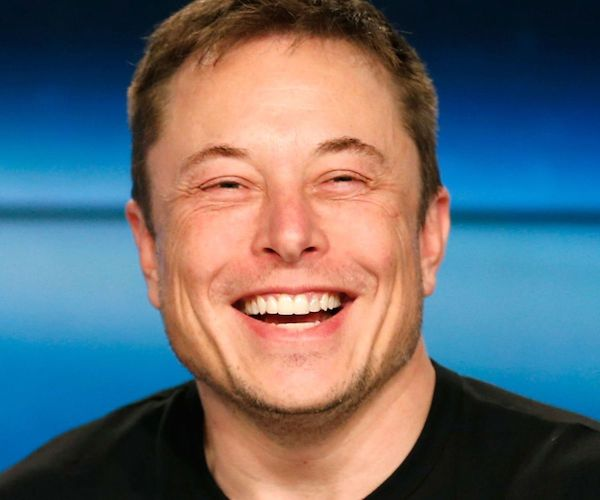
//> input picture images/musk.jpg, 600 x 500 px; the run also reads 1 picture not shown here
$ ./main   (built with g++ and OpenCV 4)
//> lines starting //> are read from the running program, lines starting //| are printed output that depends on the picture
### applications/imageAsAMatrix/macros.h
#pragma once

#define IGNORE_WARNINGS_OPENCV_PUSH                                            \
    __pragma( warning( push ) ) __pragma(                                      \
        warning( disable : 6294 ) ) __pragma( warning( disable : 6201 ) )      \
        __pragma( warning( disable : 6269 ) ) __pragma(                        \
            warning( disable : 4365 ) ) __pragma( warning( disable : 5219 ) )  \
            __pragma( warning( disable : 4946 ) ) __pragma( warning(           \
                disable : 5054 ) ) __pragma( warning( disable : 4625 ) )       \
                __pragma( warning( disable : 5026 ) ) __pragma( warning(       \
                    disable : 4626 ) ) __pragma( warning( disable : 5027 ) )   \
                    __pragma( warning( disable : 4464 ) ) __pragma(            \
                        warning( disable : 4266 ) )                            \
                        __pragma( warning( disable : 4263 ) ) __pragma(        \
                            warning( disable : 4264 ) )                        \
                            __pragma( warning( disable : 4866 ) ) __pragma(    \
                                warning( disable : 4548 ) )                    \
                                __pragma( warning( disable : 4996 ) )          \
                                    __pragma( warning( disable : 4061 ) )      \
                                        __pragma( warning( disable : 5267 ) )  \
                                            __pragma(                          \
                                                warning( disable : 4127 ) )

#define IGNORE_WARNINGS_POP __pragma( warning( pop ) )

### applications/imageAsAMatrix/main.cpp
#include "macros.h"

// OpenCV includes
// [49 lines left out: function type2str, not called in this run]

void showMat( const cv::Mat& imageIn, const std::string& szName,
              bool bWait = false, double scale = 1 )
{
    cv::namedWindow( szName, cv::WINDOW_NORMAL );

    cv::imshow( szName, imageIn );

    cv::resizeWindow( szName,
                      static_cast< int >( imageIn.cols * scale ),
                      static_cast< int >( imageIn.rows * scale ) );

    cv::waitKey( bWait ? 0 : 100 );
}

int main( [[maybe_unused]] int argc, [[maybe_unused]] char** argv )
{
    // Matrix as an Image
    const std::string imagePath = "../../../images/number_zero.jpg";

    // Read image in Grayscale format
    cv::Mat testImage = cv::imread( imagePath, 0 );

    std::cout << testImage << '\n';
//| [  1,   0,   3,   0,   3,   0,   3,   2,   4,   2,   0;
//|    0,   1,   0,   3,   3, 253, 253,   0,   0,   2,   1;
//|    0,   0,   8,   0, 249, 255, 255, 253,  71,   1,   5;
//|    3,   0,   2, 251, 255,   2,   0, 253, 254,   0,   2;
//|    1,   5,   0, 252,   4,   0,   3,   0, 255,   4,   0;
//|    0,   0,   2, 255,   0,   0,   0,   3, 253,   0,   4;
//|    0,   5,   4, 249,   4,   2,   0,   0, 255,   1,   0;
//|    2,   0,   0, 255,   3,   0,   5,   0, 254,   0,   4;
//|    0,   0,   0, 255,   1,   0,   0,   3, 255,   0,   0;
//|    1,   5,   0, 252,   2,   2,   2,  76, 250,   7,   0;
//|    0,   0,   5,   0, 254,   0,   0, 255, 254,   0,   1;
//|    0,   8,   0,   3, 253, 253, 255, 250,   1,   2,   1;
//> (the first 12 of 13 printed lines)

    std::cout << "Data type = " << type2str( testImage.type( ) ) << '\n';
//> (this line was passed over: type2str is not available in this run)
    std::cout << "Image Dimensions = " << testImage.size( ) << '\n';
//| Image Dimensions = [11 x 13]

    // Manipulating pixels
    std::cout << static_cast< int32_t >( testImage.at< uchar >( 0, 0 ) )
              << '\n';
//| 1

    testImage.at< uchar >( 0, 0 ) = 200;

    std::cout << testImage << '\n';
//| [200,   0,   3,   0,   3,   0,   3,   2,   4,   2,   0;
//|    0,   1,   0,   3,   3, 253, 253,   0,   0,   2,   1;
//|    0,   0,   8,   0, 249, 255, 255, 253,  71,   1,   5;
//|    3,   0,   2, 251, 255,   2,   0, 253, 254,   0,   2;
//|    1,   5,   0, 252,   4,   0,   3,   0, 255,   4,   0;
//|    0,   0,   2, 255,   0,   0,   0,   3, 253,   0,   4;
//|    0,   5,   4, 249,   4,   2,   0,   0, 255,   1,   0;
//|    2,   0,   0, 255,   3,   0,   5,   0, 254,   0,   4;
//|    0,   0,   0, 255,   1,   0,   0,   3, 255,   0,   0;
//|    1,   5,   0, 252,   2,   2,   2,  76, 250,   7,   0;
//|    0,   0,   5,   0, 254,   0,   0, 255, 254,   0,   1;
//|    0,   8,   0,   3, 253, 253, 255, 250,   1,   2,   1;
//> (the first 12 of 13 printed lines)

    // Manipulating a group of pixels ROI
    const cv::Mat test_roi = testImage( cv::Range( 0, 2 ), cv::Range( 0, 4 ) );
//> test_roi = [[200, 0, 3, 0], [0, 1, 0, 3]]
    std::cout << "Original Matrix\n" << testImage << '\n';
//| Original Matrix
//| [200,   0,   3,   0,   3,   0,   3,   2,   4,   2,   0;
//|    0,   1,   0,   3,   3, 253, 253,   0,   0,   2,   1;
//|    0,   0,   8,   0, 249, 255, 255, 253,  71,   1,   5;
//|    3,   0,   2, 251, 255,   2,   0, 253, 254,   0,   2;
//|    1,   5,   0, 252,   4,   0,   3,   0, 255,   4,   0;
//|    0,   0,   2, 255,   0,   0,   0,   3, 253,   0,   4;
//|    0,   5,   4, 249,   4,   2,   0,   0, 255,   1,   0;
//|    2,   0,   0, 255,   3,   0,   5,   0, 254,   0,   4;
//|    0,   0,   0, 255,   1,   0,   0,   3, 255,   0,   0;
//|    1,   5,   0, 252,   2,   2,   2,  76, 250,   7,   0;
//|    0,   0,   5,   0, 254,   0,   0, 255, 254,   0,   1;
//> (the first 12 of 14 printed lines)

    std::cout << "Selected Region\n" << test_roi << '\n';
//| Selected Region
//| [200,   0,   3,   0;
//|    0,   1,   0,   3]

    testImage( cv::Range( 0, 2 ), cv::Range( 0, 4 ) ).setTo( 111 );

    std::cout << "Modified Matrix\n" << testImage << '\n';
//| Modified Matrix
//| [111, 111, 111, 111,   3,   0,   3,   2,   4,   2,   0;
//|  111, 111, 111, 111,   3, 253, 253,   0,   0,   2,   1;
//|    0,   0,   8,   0, 249, 255, 255, 253,  71,   1,   5;
//|    3,   0,   2, 251, 255,   2,   0, 253, 254,   0,   2;
//|    1,   5,   0, 252,   4,   0,   3,   0, 255,   4,   0;
//|    0,   0,   2, 255,   0,   0,   0,   3, 253,   0,   4;
//|    0,   5,   4, 249,   4,   2,   0,   0, 255,   1,   0;
//|    2,   0,   0, 255,   3,   0,   5,   0, 254,   0,   4;
//|    0,   0,   0, 255,   1,   0,   0,   3, 255,   0,   0;
//|    1,   5,   0, 252,   2,   2,   2,  76, 250,   7,   0;
//|    0,   0,   5,   0, 254,   0,   0, 255, 254,   0,   1;
//> (the first 12 of 14 printed lines)

    // Displaying an image
    showMat( testImage, "Test Image", true, 5 );

    cv::destroyAllWindows( );

    // Additional display utilities
    // See showMat function

    // Saving an image
    cv::imwrite( "c:/tmp/test.jpg", testImage );

    // Color images
    const std::string colImagePath = "../../../images/musk.jpg";

    // Read the image
    cv::Mat img = cv::imread( colImagePath );
//> img is the input picture: 500 rows x 600 cols, CV_8UC3; mean B, G, R 112.1, 105.5, 100.1

    std::cout << "image size = " << img.size( ) << '\n';
//| image size = [600 x 500]
    std::cout << "image channels = " << img.channels( ) << '\n';
//| image channels = 3

    // Splitting and merging channels
    cv::Mat imgChannels[ 3 ];
    split( img, imgChannels );
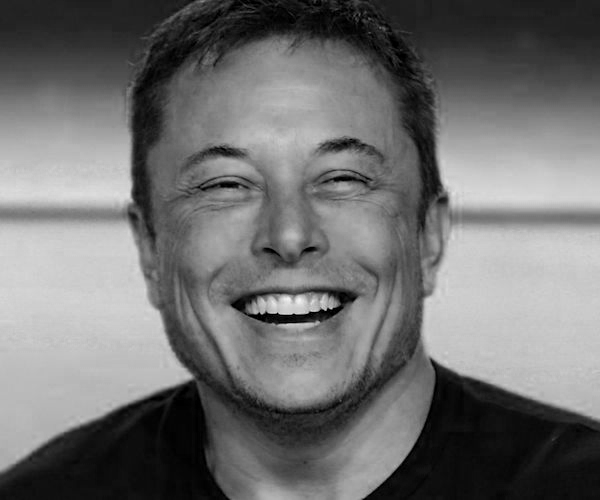
//> imgChannels[0]: 500 rows x 600 cols, CV_8UC1; min 0, max 243, mean 112.1
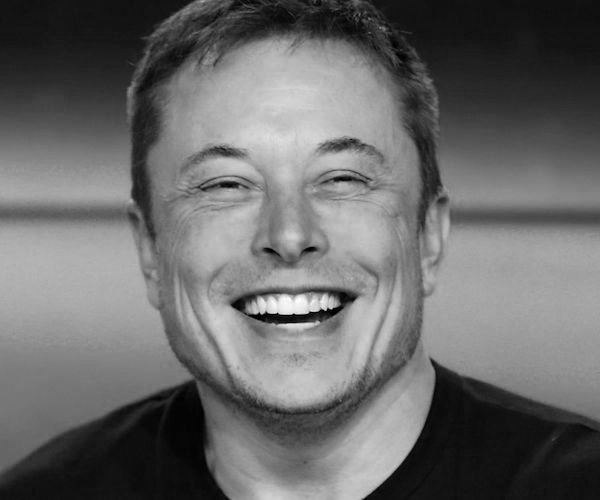
//> imgChannels[1]: 500 rows x 600 cols, CV_8UC1; min 0, max 255, mean 105.5
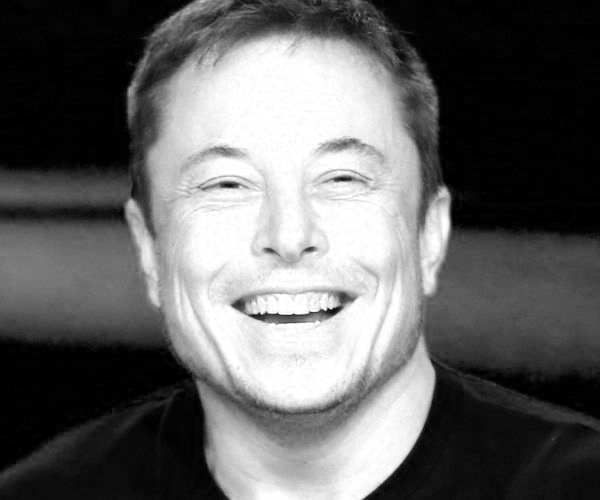
//> imgChannels[2]: 500 rows x 600 cols, CV_8UC1; min 0, max 255, mean 100.1

    showMat( imgChannels[ 0 ], "Channel 0", false, 1 );
    showMat( imgChannels[ 1 ], "Channel 1", false, 1 );
    showMat( imgChannels[ 2 ], "Channel 2", false, 1 );
    showMat( img, "Full image", true, 1 );

    // Manipulating color pixels
    cv::Mat colTestImageZero = cv::imread( imagePath, 1 );

    showMat( colTestImageZero, "Color Test Image", false, 5 );

    std::cout << colTestImageZero.at< cv::Vec3b >( 0, 0 ) << '\n';
//| [1, 1, 1]

    colTestImageZero.at< cv::Vec3b >( 0, 0 ) = cv::Vec3b( 0, 255, 255 );
    showMat( colTestImageZero, "Color Test Image 0,0 Mod", false, 5 );

    colTestImageZero.at< cv::Vec3b >( 1, 1 ) = cv::Vec3b( 255, 255, 0 );
    showMat( colTestImageZero, "Color Test Image 1,1 Mod", false, 5 );

    colTestImageZero.at< cv::Vec3b >( 2, 2 ) = cv::Vec3b( 255, 0, 255 );
    showMat( colTestImageZero, "Color Test Image 2,2 Mod", false, 5 );

    colTestImageZero( cv::Range( 0, 3 ), cv::Range( 0, 3 ) )
        .setTo( cv::Scalar( 255, 0, 0 ) );
    colTestImageZero( cv::Range( 3, 6 ), cv::Range( 0, 3 ) )
        .setTo( cv::Scalar( 0, 255, 0 ) );
    colTestImageZero( cv::Range( 6, 9 ), cv::Range( 0, 3 ) )
        .setTo( cv::Scalar( 0, 0, 255 ) );

    showMat( colTestImageZero, "Color Test Image ROI Mod", true, 5 );

    // Images with alpha
    const std::string pantImagePath = "../../../images/panther.png";

    // Read the image
    // Note that we are passing flag = -1 while reading the image ( it will read
    // the image as is)
    cv::Mat imgPNG = cv::imread( pantImagePath, -1 );
    std::cout << "image size = " << imgPNG.size( ) << '\n';
    std::cout << "number of channels = " << imgPNG.channels( ) << '\n';

    cv::Mat imgBGR;
    cv::Mat imgPNGChannels[ 4 ];
    split( imgPNG, imgPNGChannels );

    cv::merge( imgPNGChannels, 3, imgBGR );

    cv::Mat imgMask = imgPNGChannels[ 3 ];

    showMat( imgBGR, "Panther RGB", false, 1 );
    showMat( imgMask, "Panther Mask", true, 1 );

    return 0;
}
